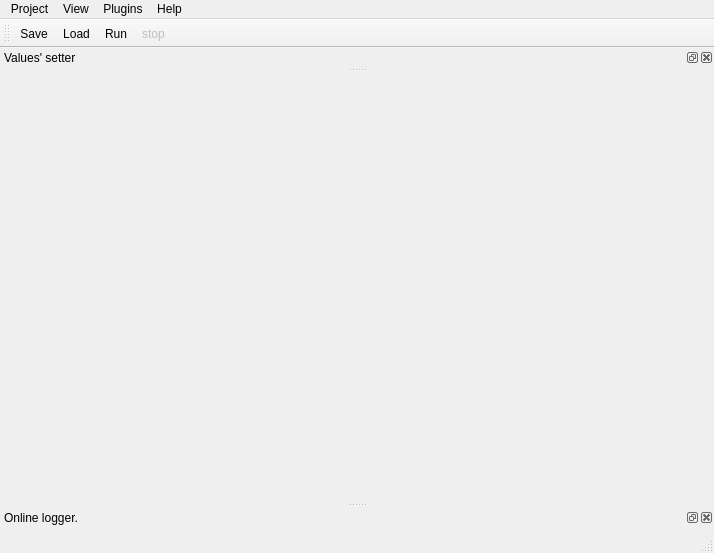
<?xml version="1.0" encoding="UTF-8"?>
<ui version="4.0">
 <class>first_face</class>
 <widget class="QMainWindow" name="first_face">
  <property name="geometry">
   <rect>
    <x>0</x>
    <y>0</y>
    <width>714</width>
    <height>553</height>
   </rect>
  </property>
  <property name="windowTitle">
   <string>RIO</string>
  </property>
  <property name="windowIcon">
   <iconset resource="res.qrc">
    <normaloff>:/first_face/res/main_icon.png</normaloff>:/first_face/res/main_icon.png</iconset>
  </property>
  <widget class="QWidget" name="centralwidget"/>
  <widget class="QStatusBar" name="statusbar"/>
  <widget class="QToolBar" name="toolBar">
   <property name="windowTitle">
    <string>toolBar</string>
   </property>
   <attribute name="toolBarArea">
    <enum>TopToolBarArea</enum>
   </attribute>
   <attribute name="toolBarBreak">
    <bool>false</bool>
   </attribute>
   <addaction name="save"/>
   <addaction name="load"/>
   <addaction name="run"/>
   <addaction name="stop"/>
  </widget>
  <widget class="QDockWidget" name="online_log">
   <property name="toolTip">
    <string>Online log.</string>
   </property>
   <property name="statusTip">
    <string>Online log.</string>
   </property>
   <property name="whatsThis">
    <string>Online log.</string>
   </property>
   <property name="floating">
    <bool>false</bool>
   </property>
   <property name="features">
    <set>QDockWidget::AllDockWidgetFeatures</set>
   </property>
   <property name="windowTitle">
    <string>Online logger.</string>
   </property>
   <attribute name="dockWidgetArea">
    <number>8</number>
   </attribute>
   <widget class="QWidget" name="dockWidgetContents_2">
    <layout class="QHBoxLayout" name="horizontalLayout">
     <property name="spacing">
      <number>2</number>
     </property>
     <property name="leftMargin">
      <number>2</number>
     </property>
     <property name="topMargin">
      <number>2</number>
     </property>
     <property name="rightMargin">
      <number>2</number>
     </property>
     <property name="bottomMargin">
      <number>2</number>
     </property>
    </layout>
   </widget>
  </widget>
  <widget class="QDockWidget" name="values_setter">
   <property name="toolTip">
    <string>Values' setter.</string>
   </property>
   <property name="statusTip">
    <string>Values' setter.</string>
   </property>
   <property name="whatsThis">
    <string>Values' setter.</string>
   </property>
   <property name="locale">
    <locale language="English" country="UnitedStates"/>
   </property>
   <property name="floating">
    <bool>false</bool>
   </property>
   <property name="windowTitle">
    <string>Values' setter</string>
   </property>
   <attribute name="dockWidgetArea">
    <number>4</number>
   </attribute>
   <widget class="QWidget" name="dockWidgetContents"/>
  </widget>
  <widget class="QMenuBar" name="menubar">
   <property name="geometry">
    <rect>
     <x>0</x>
     <y>0</y>
     <width>714</width>
     <height>21</height>
    </rect>
   </property>
   <widget class="QMenu" name="project_menu">
    <property name="toolTip">
     <string>The project's menu.</string>
    </property>
    <property name="statusTip">
     <string>The project's menu.</string>
    </property>
    <property name="title">
     <string>Project</string>
    </property>
    <addaction name="save"/>
    <addaction name="save_as"/>
    <addaction name="load"/>
    <addaction name="separator"/>
    <addaction name="exit"/>
   </widget>
   <widget class="QMenu" name="help_menu">
    <property name="toolTip">
     <string>The help's menu.</string>
    </property>
    <property name="statusTip">
     <string>The help's menu.</string>
    </property>
    <property name="title">
     <string>Help</string>
    </property>
    <addaction name="about"/>
    <addaction name="license"/>
    <addaction name="guide"/>
   </widget>
   <widget class="QMenu" name="menu_view">
    <property name="title">
     <string>View</string>
    </property>
    <widget class="QMenu" name="menu_languages">
     <property name="toolTip">
      <string>Choose this application language.</string>
     </property>
     <property name="statusTip">
      <string>Choose this application language.</string>
     </property>
     <property name="title">
      <string>Language</string>
     </property>
    </widget>
    <addaction name="show_values_setter"/>
    <addaction name="show_online_log"/>
    <addaction name="menu_languages"/>
   </widget>
   <widget class="QMenu" name="menu_plugins">
    <property name="title">
     <string>Plugins</string>
    </property>
    <widget class="QMenu" name="menu_open_plugin">
     <property name="title">
      <string>Open</string>
     </property>
    </widget>
    <addaction name="action_set_dir_search"/>
    <addaction name="separator"/>
    <addaction name="menu_open_plugin"/>
   </widget>
   <addaction name="project_menu"/>
   <addaction name="menu_view"/>
   <addaction name="menu_plugins"/>
   <addaction name="help_menu"/>
  </widget>
  <action name="save">
   <property name="icon">
    <iconset resource="res.qrc">
     <normaloff>:/first_face/res/save.png</normaloff>:/first_face/res/save.png</iconset>
   </property>
   <property name="text">
    <string>Save</string>
   </property>
   <property name="toolTip">
    <string>Save the current project.</string>
   </property>
   <property name="statusTip">
    <string>Save the current project.</string>
   </property>
  </action>
  <action name="save_as">
   <property name="text">
    <string>Save as</string>
   </property>
   <property name="toolTip">
    <string>Save the current project as.</string>
   </property>
   <property name="statusTip">
    <string>Save the current project as.</string>
   </property>
  </action>
  <action name="load">
   <property name="icon">
    <iconset resource="res.qrc">
     <normaloff>:/first_face/res/load.png</normaloff>:/first_face/res/load.png</iconset>
   </property>
   <property name="text">
    <string>Load</string>
   </property>
   <property name="toolTip">
    <string>Load a project.</string>
   </property>
   <property name="statusTip">
    <string>Load a project.</string>
   </property>
  </action>
  <action name="about">
   <property name="text">
    <string>About</string>
   </property>
   <property name="toolTip">
    <string>An info about the programm.</string>
   </property>
   <property name="statusTip">
    <string>An info about the programm.</string>
   </property>
  </action>
  <action name="license">
   <property name="text">
    <string>License</string>
   </property>
   <property name="statusTip">
    <string>This text of this project's license.</string>
   </property>
   <property name="whatsThis">
    <string>This text of this project's license.</string>
   </property>
  </action>
  <action name="guide">
   <property name="text">
    <string>Guide</string>
   </property>
   <property name="toolTip">
    <string>This programm's guide.</string>
   </property>
   <property name="statusTip">
    <string>This programm's guide.</string>
   </property>
  </action>
  <action name="run">
   <property name="enabled">
    <bool>true</bool>
   </property>
   <property name="icon">
    <iconset>
     <normaloff>res/run.png</normaloff>res/run.png</iconset>
   </property>
   <property name="text">
    <string>Run</string>
   </property>
   <property name="toolTip">
    <string>Make the project running.</string>
   </property>
   <property name="statusTip">
    <string>Make the project running.</string>
   </property>
  </action>
  <action name="exit">
   <property name="text">
    <string>Exit</string>
   </property>
   <property name="toolTip">
    <string>Close this program.</string>
   </property>
   <property name="statusTip">
    <string>Close this program.</string>
   </property>
  </action>
  <action name="show_values_setter">
   <property name="checkable">
    <bool>true</bool>
   </property>
   <property name="checked">
    <bool>true</bool>
   </property>
   <property name="text">
    <string>Show values' setter</string>
   </property>
   <property name="toolTip">
    <string>Show values' setter.</string>
   </property>
   <property name="statusTip">
    <string>Show values' setter.</string>
   </property>
   <property name="whatsThis">
    <string>Show values' setter.</string>
   </property>
  </action>
  <action name="show_online_log">
   <property name="checkable">
    <bool>true</bool>
   </property>
   <property name="checked">
    <bool>true</bool>
   </property>
   <property name="text">
    <string>Show online log</string>
   </property>
   <property name="toolTip">
    <string>Show online log</string>
   </property>
  </action>
  <action name="stop">
   <property name="enabled">
    <bool>false</bool>
   </property>
   <property name="icon">
    <iconset>
     <normaloff>res/stop.png</normaloff>res/stop.png</iconset>
   </property>
   <property name="text">
    <string>stop</string>
   </property>
   <property name="toolTip">
    <string>Stop calculating.</string>
   </property>
  </action>
  <action name="action_set_dir_search">
   <property name="text">
    <string>Set dir search</string>
   </property>
   <property name="toolTip">
    <string>Set initial for for searching any availaible model. </string>
   </property>
   <property name="statusTip">
    <string>Set initial for for searching any availaible model. </string>
   </property>
  </action>
 </widget>
 <resources>
  <include location="res.qrc"/>
 </resources>
 <connections>
  <connection>
   <sender>show_values_setter</sender>
   <signal>triggered(bool)</signal>
   <receiver>values_setter</receiver>
   <slot>setVisible(bool)</slot>
   <hints>
    <hint type="sourcelabel">
     <x>-1</x>
     <y>-1</y>
    </hint>
    <hint type="destinationlabel">
     <x>44</x>
     <y>290</y>
    </hint>
   </hints>
  </connection>
  <connection>
   <sender>values_setter</sender>
   <signal>visibilityChanged(bool)</signal>
   <receiver>show_values_setter</receiver>
   <slot>setChecked(bool)</slot>
   <hints>
    <hint type="sourcelabel">
     <x>44</x>
     <y>290</y>
    </hint>
    <hint type="destinationlabel">
     <x>-1</x>
     <y>-1</y>
    </hint>
   </hints>
  </connection>
  <connection>
   <sender>show_online_log</sender>
   <signal>triggered(bool)</signal>
   <receiver>online_log</receiver>
   <slot>setVisible(bool)</slot>
   <hints>
    <hint type="sourcelabel">
     <x>-1</x>
     <y>-1</y>
    </hint>
    <hint type="destinationlabel">
     <x>301</x>
     <y>110</y>
    </hint>
   </hints>
  </connection>
  <connection>
   <sender>online_log</sender>
   <signal>visibilityChanged(bool)</signal>
   <receiver>show_online_log</receiver>
   <slot>setChecked(bool)</slot>
   <hints>
    <hint type="sourcelabel">
     <x>301</x>
     <y>110</y>
    </hint>
    <hint type="destinationlabel">
     <x>-1</x>
     <y>-1</y>
    </hint>
   </hints>
  </connection>
 </connections>
</ui>
